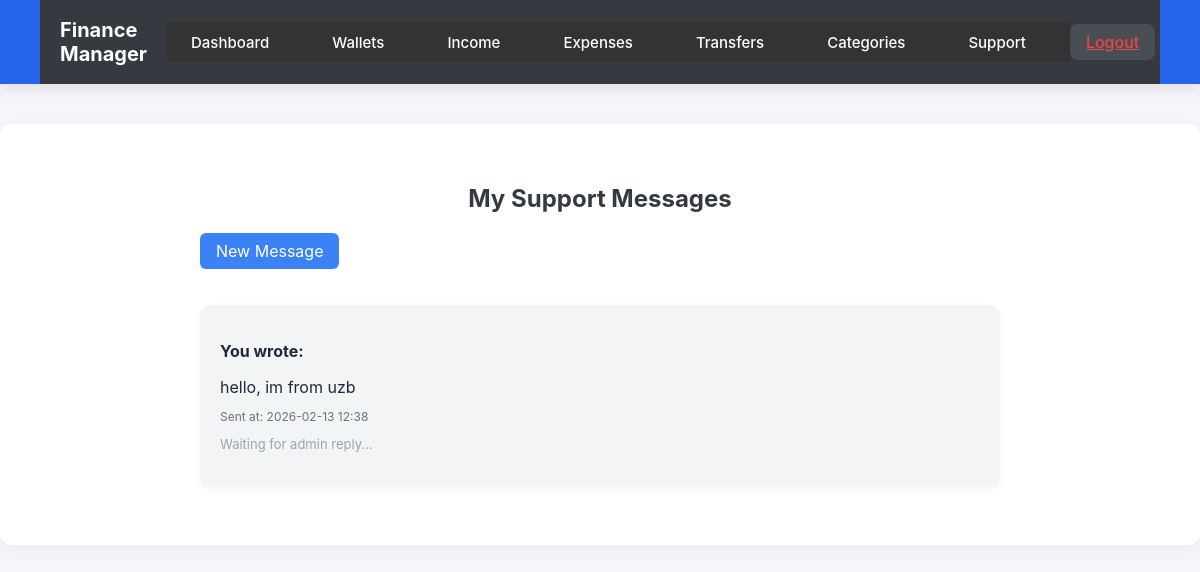
Page /en/support/my-messages/ (signed in) on the earlier database version.
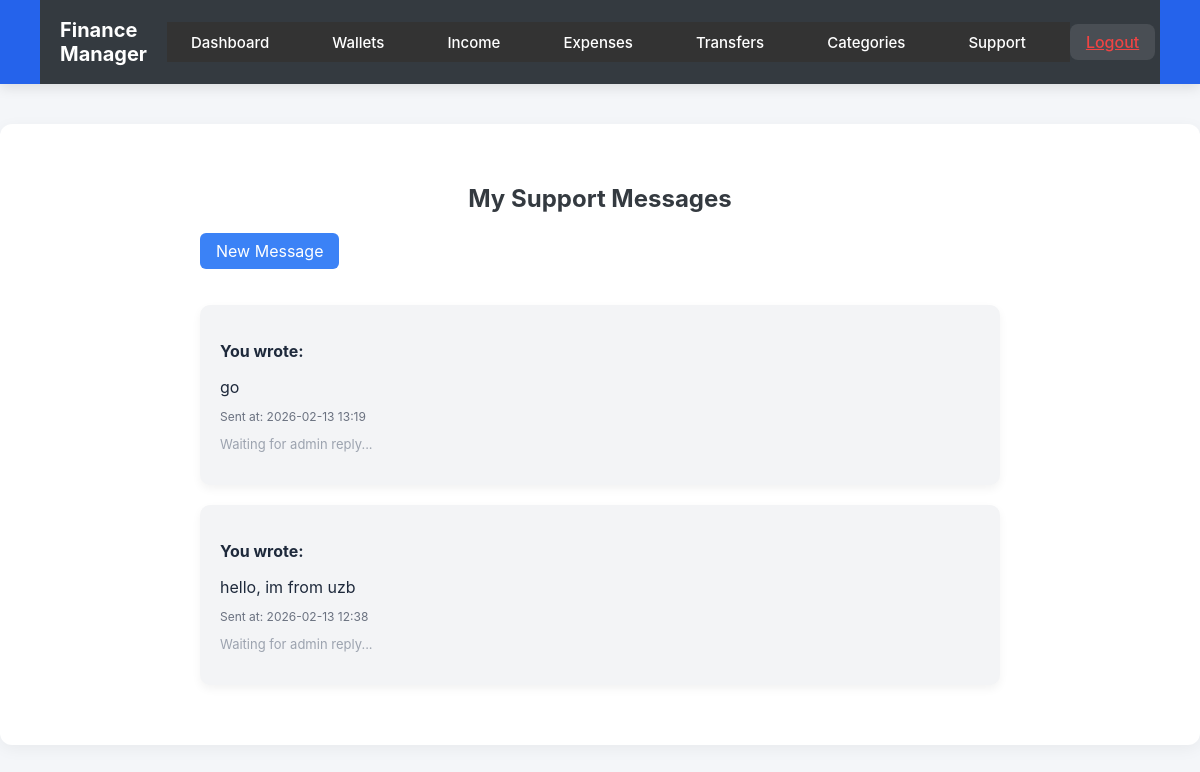
Same page on the later database version.
### apps/support/models.py (models this page shows, shortened)
class SupportMessage(models.Model):
    user = models.ForeignKey(User, on_delete=models.CASCADE, related_name='support_messages')
    message = models.TextField()
    reply = models.TextField(blank=True, null=True)
    created_at = models.DateTimeField(auto_now_add=True)
    replied_at = models.DateTimeField(blank=True, null=True)

### apps/support/views.py (the view)
# urls.py: path('my-messages/', support_messages_view, name='support_messages'),
@login_required
def support_messages_view(request):
    messages = SupportMessage.objects.filter(user=request.user).order_by('-created_at')
    return render(request, 'support/support_messages.html', {'messages': messages})

### apps/support/templates/support/support_messages.html (shortened to what this page needs)
{% extends 'base.html' %}
{% block content %}
<div style="max-width:800px; margin:40px auto;">
    <h2>My Support Messages</h2>
    <a href="{% url 'support' %}" style="display:inline-block; margin-bottom:20px; padding:8px 16px; background:#3b82f6; color:#fff; border-radius:6px; text-decoration:none;">New Message</a>
    {% if messages %}
        <ul style="list-style:none; padding:0;">
            {% for msg in messages %}
            <li style="margin-bottom:20px; padding:20px; border-radius:10px; background:#f3f4f6; box-shadow:0 4px 10px rgba(0,0,0,0.05);">
                <p><strong>You wrote:</strong></p>
                <p style="margin:5px 0;">{{ msg.message }}</p>
                <p style="font-size:12px; color:#6b7280;">Sent at: {{ msg.created_at|date:"Y-m-d H:i" }}</p>
                {% if msg.reply %}
                <div style="margin-top:10px; padding:10px; background:#e0f2fe; border-left:4px solid #3b82f6; border-radius:6px;">
                    <p><strong>Admin replied:</strong></p>
                    <p style="margin:5px 0;">{{ msg.reply }}</p>
                    <p style="font-size:12px; color:#2563eb;">Replied at: {{ msg.replied_at|date:"Y-m-d H:i" }}</p>
                </div>
                {% else %}
                <p style="margin-top:10px; font-size:13px; color:#9ca3af;">Waiting for admin reply...</p>
                {% endif %}
            </li>
            {% endfor %}
        </ul>
    {% else %}
        <p>You have not sent any support messages yet.</p>
    {% endif %}
</div>
{% endblock %}

### templates/base.html (shortened to what this page needs)
{% load static %}
{% load i18n %}
<!DOCTYPE html>
<html lang="{{ LANGUAGE_CODE }}">
<head>
    <link rel="stylesheet" href="{% static 'css/style.css' %}">
    <link rel="stylesheet" href="{% static 'css/dashboard.css' %}">
</head>
<body>
{% block header %}
<header>
    <nav>
        <div class="nav-left">
            <span class="app-name">Finance Manager</span>
            <ul>
                {% if user.is_authenticated %}
                    <li><a href="{% url 'dashboard' %}">Dashboard</a></li>
                    <li><a href="{% url 'wallet_list' %}">{% trans "Wallets" %}</a></li>
                    <li><a href="{% url 'transaction_income_list' %}">{% trans "Income" %}</a></li>
                    <li><a href="{% url 'transaction_expense_list' %}">{% trans "Expenses" %}</a></li>
                    <li><a href="{% url 'transaction_transfer_list' %}">{% trans "Transfers" %}</a></li>
                    <li><a href="{% url 'category_list' %}">{% trans "Categories" %}</a></li>
                    <li><a href="{% url 'support_messages' %}">Support</a></li>
                {% endif %}
            </ul>
        </div>
        <div class="nav-right">
            {% if user.is_authenticated %}
                <a href="{% url 'logout' %}" style="color:#ef4444; font-weight:500;">{% trans "Logout" %}</a>
            {% else %}
                <a href="{% url 'login' %}">{% trans "Login" %}</a>
                {% url 'signup_step1' as signup_url %}
                {% if signup_url %}
                    <a href="{{ signup_url }}">{{ _('Sign Up') }}</a>
                {% endif %}
            {% endif %}
        </div>
    </nav>
</header>
{% endblock %}
<main>
    {% block content %}{% endblock %}
</main>
</body>
</html>

### apps/accounts/static/css/style.css (style rules this page uses)
body { font-family: Arial, sans-serif; background-color: #f7f7f7; margin: 0; padding: 0; }
header nav ul { list-style: none; padding: 10px; background-color: #333; display: flex; }
header nav ul li { margin-right: 20px; }
header nav ul li a { color: #fff; text-decoration: none; }
h2 { text-align: center; }
body { font-family: 'Segoe UI', Tahoma, Geneva, Verdana, sans-serif; background-color: #f8f9fa; margin: 0; padding: 0; }
header nav { background-color: #343a40; padding: 10px 20px; }
header nav ul { list-style: none; display: flex; gap: 15px; }
header nav ul li a { color: #fff; text-decoration: none; font-weight: 500; }
main { padding: 20px; }
h2 { color: #343a40; }

### templates/base.html (style rules this page uses)
body { margin: 0; font-family: -apple-system, BlinkMacSystemFont, "Segoe UI", Roboto, sans-serif; background-color: #f4f6f9; color: #1e293b; }
header { background: #2563eb; padding: 0 40px; box-shadow: 0 4px 12px rgba(0,0,0,0.1); }
nav { display: flex; align-items: center; justify-content: space-between; height: 64px; }
.app-name { font-size: 20px; font-weight: 700; color: #ffffff; }
nav .nav-left, nav .nav-right { display: flex; align-items: center; gap: 20px; }
nav ul { list-style: none; display: flex; gap: 22px; margin: 0; padding: 0; }
nav ul li a { text-decoration: none; color: #ffffff; font-size: 15px; font-weight: 500; padding: 8px 14px; border-radius: 8px; transition: background 0.3s, transform 0.2s; }
.nav-right a { padding: 8px 16px; border-radius: 8px; background-color: rgba(255,255,255,0.1); transition: background 0.3s, transform 0.2s; }
main { max-width: 1200px; margin: 40px auto; padding: 20px; background-color: #ffffff; border-radius: 12px; box-shadow: 0 4px 16px rgba(0,0,0,0.05); }

Differences in the rows shown:
added SupportMessage: message "go", created_at "2026-02-13 13:19", shows "Waiting for admin reply..."
